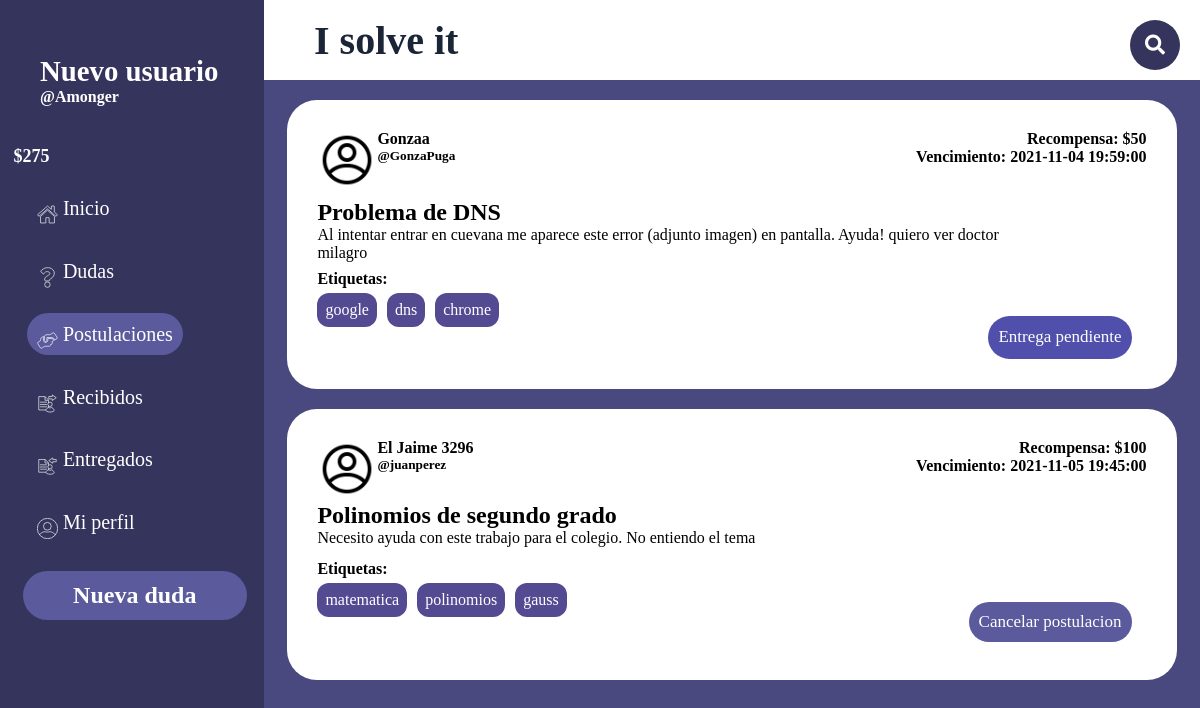
Page /PaginasBalsamiq/postulaciones.php (signed in) on the committed database.
### tables this page shows
CREATE TABLE `asignado` (
  `id` int(11) NOT NULL,
  `id_consulta` int(11) NOT NULL,
  `id_us` int(11) NOT NULL
);

CREATE TABLE `usuario` (
  `id_us` int(11) NOT NULL,
  `username` varchar(20) NOT NULL,
  `nombre` varchar(20) NOT NULL DEFAULT 'Nuevo usuario',
  `pass` varchar(200) NOT NULL,
  `mail` varchar(100) NOT NULL,
  `estrellas` int(2) DEFAULT NULL,
  `empleo` tinyint(1) NOT NULL,
  `descripcion` varchar(256) DEFAULT '"Hola. Soy un nuevo usuario de I Solve It. Espero que podamos ayudarnos mutuamente!',
  `tag` varchar(100) NOT NULL DEFAULT 'matematica,historia,literatura',
  `tokens` double NOT NULL DEFAULT 500,
  `imagen` int(11) NOT NULL DEFAULT 0
);

CREATE TABLE `consulta` (
  `id_consulta` int(11) NOT NULL,
  `id_us` int(11) NOT NULL,
  `titulo` varchar(40) NOT NULL,
  `descripcion` varchar(280) NOT NULL,
  `recompensa` float NOT NULL,
  `fecha_subida` datetime NOT NULL DEFAULT current_timestamp(),
  `fecha_limite` datetime NOT NULL,
  `archivo` varchar(100) NOT NULL
);

CREATE TABLE `tag` (
  `id` int(11) NOT NULL,
  `tag` varchar(30) NOT NULL
);

CREATE TABLE `concurso` (
  `id_concurso` int(11) NOT NULL,
  `id_consulta` int(11) NOT NULL,
  `id_us` int(11) NOT NULL
);

### PaginasBalsamiq/postulaciones.php (the view, shortened to what this page needs)
<!DOCTYPE html>
<html lang="es">
<head>
    <link rel="stylesheet" href="https://use.fontawesome.com/releases/v5.6.3/css/all.css">
    <link rel="stylesheet" href="style2.css">
    <link rel="stylesheet" href="NO_TOCAR.css">
    <link rel="stylesheet" href="publicacion_plantilla.css">
</head>
<body class="grid_container">
    <?php
        include('../ImplementarPHP/config.php');
    ?>
    <header class="header">
        <h1 class="ISolveIt">I solve it</h1>
        <div class="buscador">
            <div class="btn">
                <i class="fas fa-search icon"></i>
            </div>
        </div>
    </header>
    <aside class="sidebar">
        <div class="sidebar_usuario">
            <h4 class="h4"><?php echo $_SESSION['nombre']?></h4>
            <h5 class="h5">@<?php echo $_SESSION['username']?></h5>
            <h5 class="tokens">$<?php echo $_SESSION['tokens']?></h5>
        </div>
        <div class="sidebar_menu">
            <ul>
            <li class="botones_sidebar"><a class="a" href="inicio.php"><img class="iconos_sidebar" src="../PagInicio/Recursos/iconos/Inicio.svg" alt=""> Inicio</a></li>
                <li class="botones_sidebar"><a class="a" href="misdudas.php"><img class="iconos_sidebar" src="../PagInicio/Recursos/iconos/Dudas.svg" alt=""> Dudas</a></li>
                <li class="botones_sidebar"><a class="a" href="postulaciones.php" style="background-color: #5a5a9c"><img class="iconos_sidebar" src="../PagInicio/Recursos/iconos/Postulaciones.svg" alt=""> Postulaciones</a></li>
                <li class="botones_sidebar"><a class="a" href="recibidos.php"><img class="iconos_sidebar" src="../PagInicio/Recursos/iconos/Publicaciones_que_te_entregaron.svg" alt=""> Recibidos</a></li>
                <li class="botones_sidebar"><a class="a" href="entregados.php"><img class="iconos_sidebar" src="../PagInicio/Recursos/iconos/Publicaciones_Entregadas.svg" alt=""> Entregados</a></li>
                <li class="botones_sidebar"><a class="a" href="perfil.php"><img class="iconos_sidebar" id="icono_miperfil" src="../PagInicio/Recursos/iconos/Mi Perfil.svg" alt=""> Mi perfil</a></li>
            </ul>
        </div>
        <a href="nuevaPublicacion.php"><h2 class="h2">Nueva duda</h2></a>
    </aside>
    <div class="main">
        <?php
            $i = 0;
            $consultaAsignado = $conn->prepare("SELECT id_consulta FROM asignado WHERE id_us = '".$_SESSION['id_us']."'");
            $consultaAsignado ->execute();
            while ($resultadoAsignado = $consultaAsignado->fetch(PDO::FETCH_ASSOC)) {
                $consultaConsulta = $conn->prepare("SELECT * FROM consulta WHERE id_consulta = '".$resultadoAsignado['id_consulta']."'");
                $consultaConsulta ->execute();
                if($resultadoConsulta = $consultaConsulta->fetch(PDO::FETCH_ASSOC)){
                    $consultaUsr = $conn->prepare("SELECT * FROM usuario WHERE id_us = '".$resultadoConsulta['id_us']."'");
                    $consultaUsr ->execute();
                    $resultadoUsr = $consultaUsr->fetch(PDO::FETCH_ASSOC);
                    echo'
                    <div class="publicacion_preview" onclick="EntrarPublicacion(this.id);" id="'.$resultadoAsignado['id_consulta'].'">
                    <div class="data">
                        <div class="foto">
                            <img class="fotoPerfil" src="recursos/fotoPerfil/'.$resultadoUsr['imagen'].'.png" alt="'.$resultadoUsr['username'].'">
                        </div>
                        <div class="usuario">
                            <h4>'.$resultadoUsr["nombre"].'</h4>
                            <h5>@'.$resultadoUsr["username"].'</h5>
                        </div>
                        <div class="recoyvenc">
                            <h4>Recompensa: $'.$resultadoConsulta["recompensa"].'</h4>
                            <h4>Vencimiento: '.$resultadoConsulta["fecha_limite"].'</h4>
                        </div>
                    </div>
                    <div class="cuerpo">
                        <h2>'.$resultadoConsulta['titulo'].'</h2>
                        <p class="desc">'.$resultadoConsulta['descripcion'].'</p>
                    </div>
                    <div class="tags">
                        <h4>Etiquetas: </h4>
                        <ul class="tags_list">
                    ';
                    $consultaTagCons = $conn->prepare("SELECT tag_cons FROM tag_cons WHERE id_cons = '".$resultadoConsulta['id_consulta']."'");
                    $consultaTagCons ->execute();
                    while($resultadoTagCons = $consultaTagCons->fetch(PDO::FETCH_ASSOC)){
                        $consultaTag = $conn->prepare("SELECT tag FROM tag WHERE id = '".$resultadoTagCons['tag_cons']."'");
                        $consultaTag ->execute();
                        while($resultadoTag = $consultaTag->fetch(PDO::FETCH_ASSOC)){
                            echo'<li class="tag">'.$resultadoTag['tag'].'</li>';
                        }
                    }
                    echo'
                                    </ul>
                                </div>
                        ';
                            echo'
                                <div class="postularDiv">
                                    <input value="Entrega pendiente" type="submit" class="postularBtn" name="verPostulantes" style="background-color:#5050ac">
                                </div>
                            ';
                        }
                        echo'
                            </div>
                        ';
                }
            $consultaConcurso = $conn->prepare("SELECT id_consulta FROM concurso WHERE id_us = '".$_SESSION['id_us']."'");
            $consultaConcurso ->execute();
            while ($resultadoConcurso = $consultaConcurso->fetch(PDO::FETCH_ASSOC)) {
                $consultaConsulta = $conn->prepare("SELECT * FROM consulta WHERE id_consulta = '".$resultadoConcurso['id_consulta']."'");
                $consultaConsulta ->execute();
                if($resultadoConsulta = $consultaConsulta->fetch(PDO::FETCH_ASSOC)){
                    $consultaUsr = $conn->prepare("SELECT * FROM usuario WHERE id_us = '".$resultadoConsulta['id_us']."'");
                    $consultaUsr ->execute();
                    $resultadoUsr = $consultaUsr->fetch(PDO::FETCH_ASSOC);
                    echo'
                    <div class="publicacion_preview" onclick="EntrarPublicacion(this.id);" id="'.$resultadoConcurso['id_consulta'].'">
                    <div class="data">
                        <div class="foto">
                            <img class="fotoPerfil" src="recursos/fotoPerfil/'.$resultadoUsr['imagen'].'.png" alt="'.$resultadoUsr['username'].'">
                        </div>
                        <div class="usuario">
                            <h4>'.$resultadoUsr["nombre"].'</h4>
                            <h5>@'.$resultadoUsr["username"].'</h5>
                        </div>
                        <div class="recoyvenc">
                            <h4>Recompensa: $'.$resultadoConsulta["recompensa"].'</h4>
                            <h4>Vencimiento: '.$resultadoConsulta["fecha_limite"].'</h4>
                        </div>
                    </div>
                    <div class="cuerpo">
                        <h2>'.$resultadoConsulta['titulo'].'</h2>
                        <p class="desc">'.$resultadoConsulta['descripcion'].'</p>
                    </div>
                    <div class="tags">
                        <h4>Etiquetas: </h4>
                        <ul class="tags_list">
                    ';
                    $consultaTagCons = $conn->prepare("SELECT tag_cons FROM tag_cons WHERE id_cons = '".$resultadoConsulta['id_consulta']."'");
                    $consultaTagCons ->execute();
                    while($resultadoTagCons = $consultaTagCons->fetch(PDO::FETCH_ASSOC)){
                        $consultaTag = $conn->prepare("SELECT tag FROM tag WHERE id = '".$resultadoTagCons['tag_cons']."'");
                        $consultaTag ->execute();
                        while($resultadoTag = $consultaTag->fetch(PDO::FETCH_ASSOC)){
                            echo'<li class="tag">'.$resultadoTag['tag'].'</li>';
                        }
                    }
                    echo'
                                    </ul>
                                </div>
                        ';
                        if($resultadoConsulta['id_us'] != $_SESSION['id_us']){
                            echo'
                                <div class="postularDiv">
                            ';
                            $i++;
                            $consultaConc = $conn->prepare("SELECT id_concurso FROM concurso WHERE (id_consulta = '".$resultadoConsulta["id_consulta"]."' AND id_us = '".$_SESSION['id_us']."')");
                            $consultaConc ->execute();
                            if($resultadoConc = $consultaConc->fetch(PDO::FETCH_ASSOC)){
                                echo'
                                    <form action="../ImplementarPHP/postular-cancelar.php" method="POST" id="cancelar'.$i.'">
                                        <input type="hidden" name="id_cons" value="'.$resultadoConsulta['id_consulta'].'">
                                        <input type="hidden" name="dir" value="Location:../PaginasBalsamiq/postulaciones.php">
                                        <input value="Cancelar postulacion" type="submit" class="postularBtn cancelar" name="cancelar" form="cancelar'.$i.'">
                                    </form>
                                ';
                            }
                            echo'
                                </div>
                            ';
                        }
                        else{
                            echo'
                                <div class="postularDiv">
                                    <input value="Ver postulantes" type="submit" class="postularBtn verPostulantes" name="verPostulantes">
                                </div>
                            ';
                        }
                        echo'
                            </div>
                        ';
                }
            }
        ?>
    </div>
</body>
</html>

### PaginasBalsamiq/style2.css (style rules this page uses)
* { margin: 0; padding: 0; box-sizing: border-box; font-family: "corbel"; }
html { height: 100%; }
body { min-height: 100%; }
.grid_container { display: grid; grid-template: "sidebar header" 10vh "sidebar main" 90vh/ 22% auto; }
.header { background-color: white; grid-area: header; display: grid; align-items: center; grid-template: "titu busc" / auto 25% }
.ISolveIt { grid-area: titu; text-align: left; margin-left: 50px; color:#1a2537; font-size: 2.5rem; }
.a { font-size: 20px; text-decoration: none; color:white; padding: 10px; background-color: none; border-radius:50px ; }
a { text-decoration: none; }
.sidebar { background-color: #34345c; grid-area: sidebar; text-align: center; color:rgb(26, 21, 21); border-right:1px solid #34345c; }
.h2 { background-color: #5a5a9c; color:white; border-radius: 30px; padding:11px; width: 85%; margin-left: 23px; margin-top: 10%; }
.h4 { color:white; text-align: left; margin:55px 0px -40px 40px; font-size: 1.8rem; }
.h5 { color:white; text-align: left; margin:40px; font-size: 1rem; }
.tokens { color: white; margin-right: 200px; font-size: large; font-family: corbel; }
.main { background-color: #494980; grid-area: main; overflow-y: scroll; position: relative; }
.botones_sidebar { margin: 17px; padding: 10px; list-style: none; text-align: left; }
.iconos_sidebar { position: relative; top: 10px; width: 10%; height: auto; }

### PaginasBalsamiq/NO_TOCAR.css (style rules this page uses)
a { text-decoration: none; color: white }
input { width: 50%; height:100%; border-radius: 3px; border: 1px solid rgb(255, 255, 255); }
.buscador { width: 220px; height: 30px; padding: 5px; display: flex; justify-content: right; }
.btn { position:absolute; margin-top: -10px; right:0; height: 50px; width: 50px; line-height: 50px; background-color: #34345c; text-align: center; color: white; font-size: 20px; border-radius: 50%; cursor: pointer; margin-right: 20px; }

### PaginasBalsamiq/publicacion_plantilla.css (style rules this page uses)
.publicacion_preview { background-color: white; border-radius: 30px; height: auto; display: grid; grid-template: "data" 30% "cuerpo" auto "tags" 20%; padding: 30px; text-align: left; margin: auto; margin-top: 20px; max-width: 95%; cursor:pointer; }
.data { height: 100%; grid-area: data; display: flex; }
.cuerpo { grid-area: cuerpo; width: 60vw; }
.desc { width: 100%; word-wrap: break-word; max-height: 3rem; overflow:hidden; margin-bottom: 5px; }
.recoyvenc { margin-right: 0; margin-left: auto; text-align: right; }
.tags_list { display: flex; list-style: none; }
.tag { margin-right: 10px; background-color: rgb(83, 74, 146); border-radius: 12px; padding: 8px; color: white; margin-top: 5px; }
.fotoPerfil { width: 60px; }
.postularDiv { margin-right: 15px; margin-left: auto; }
.postularBtn { background-color: #5a5a9c; color: white; width: 100%; height: 100%; border: none; padding: 10px; border-radius: 30px; cursor: pointer; text-align: center; font-size: 17px; }

### rows in the picture
asignado: usuario.nombre "Gonzaa", usuario.username "GonzaPuga", id_consulta.recompensa "50", id_consulta.fecha_limite "2021-11-04 19:59:00", id_consulta.titulo "Problema de DNS", id_consulta.descripcion "Al intentar entrar en cuevana me aparece este error (adjunto imagen) en pantalla. Ayuda! quiero ver doctor milagro"
tag: tag "google"
tag: tag "dns"
tag: tag "chrome"
concurso: usuario.nombre "El Jaime 3296", usuario.username "juanperez", id_consulta.recompensa "100", id_consulta.fecha_limite "2021-11-05 19:45:00", id_consulta.titulo "Polinomios de segundo grado", id_consulta.descripcion "Necesito ayuda con este trabajo para el colegio. No entiendo el tema"
tag: tag "matematica"
tag: tag "polinomios"
tag: tag "gauss"

### other values in the picture
$_SESSION['nombre'] "Nuevo usuario"
$_SESSION['username'] "Amonger"
$_SESSION['tokens'] "275"
